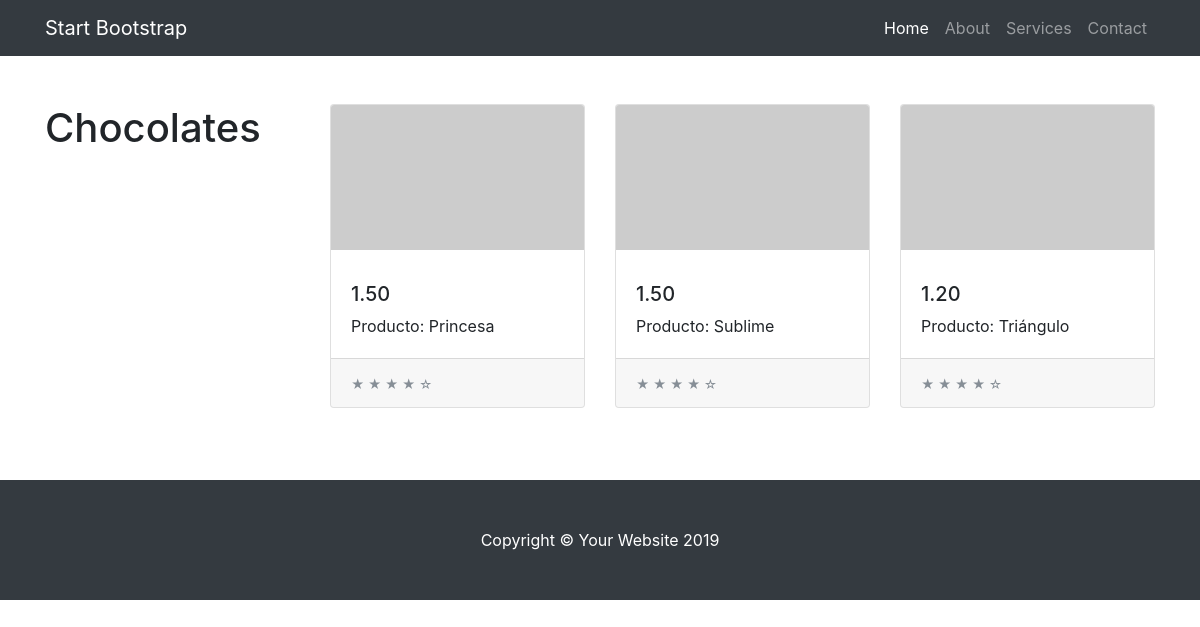
/tienda/categoria/3/, run on the app's committed database.
### tienda/models.py (models this page shows, shortened)
class Categoria(models.Model):
    nombre = models.CharField(max_length=200)
    pub_date = models.DateTimeField('date published')

class Producto(models.Model):
    categoria = models.ForeignKey(Categoria, on_delete=models.CASCADE)
    nombre = models.CharField(max_length=200)
    precio = models.DecimalField(max_digits=6, decimal_places=2)
    stock = models.IntegerField(default=0)
    pub_date = models.DateTimeField('date published')

### tienda/views.py (the view)
# urls.py: path('categoria/<int:categoria_id>/', views.detalles, name='categoria')
def detalles(request, categoria_id):
    lista_productos = get_object_or_404(Categoria, pk=categoria_id)
    categoria_list = Categoria.objects.all()
    context={
        'lista_productos':lista_productos,
        'categoria_list':categoria_list
    }
    return render(request, 'detalles.html',context)

### tienda/templates/detalles.html (shortened to what this page needs)
{% extends "layout.html" %}
{% block categoria %}
    <h1 class="py-5">{{ lista_productos.nombre }}</h1>
{% endblock %}
{% block content %}
  <div class="row py-5">
    {% if lista_productos %}
    {% for producto in lista_productos.producto_set.all %}
    <div class="col-lg-4 col-md-6 mb-4">
      <div class="card h-100">
        <a href="producto/{{ prod.id }}/"><img class="card-img-top" src="http://placehold.it/700x400" alt=""></a>
        <div class="card-body">
          <h5>{{ producto.precio }}</h5>
          <p class="card-text">Producto: {{ producto.nombre }}</p>
        </div>
        <div class="card-footer">
          <small class="text-muted">&#9733; &#9733; &#9733; &#9733; &#9734;</small>
        </div>
      </div>
    </div>
    {% endfor %}
    {% endif %}
  </div>
{% endblock %}

### tienda/static/css/shop.css (style rules this page uses)
body { padding-top: 54px; }
@media (min-width: 992px) { body { padding-top: 56px; } }

### data on the page
Categoria: nombre "Chocolates"
Producto: precio "1.50", nombre "Princesa"
Producto: precio "1.50", nombre "Sublime"
Producto: precio "1.20", nombre "Triángulo"
